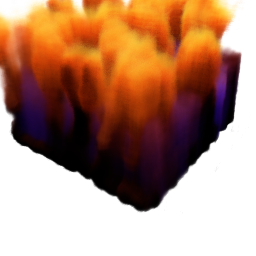
#> input picture patches/carpet.png, 256 x 256 px
$ python texture_clean.py ../patches/carpet.png
#> lines starting #> are read from the running program, lines starting #| are printed output that depends on the picture
from PIL import Image
import numpy as np
import argparse


def process_texture(file_name: str, resize: bool = True, tile_factor: int = 4):
#> called with file_name = '../patches/carpet.png', resize = True, tile_factor = 4
    img = Image.open(file_name).convert("L")
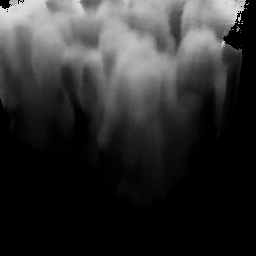
#> img: PIL image 256x256 L; min 0, max 224, mean 47.6
    arr = np.array(img)

    if resize:
        tiled = np.tile(arr, (tile_factor, tile_factor))
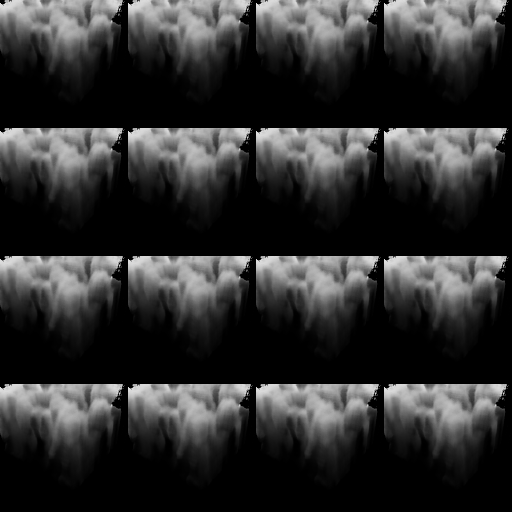
#> tiled: shape (1024, 1024) (shown at 1/2 size); min 0, max 224, mean 47.6
        img_out = Image.fromarray(tiled).resize((2048, 2048), Image.NEAREST)

    else:
        img_out = Image.fromarray(arr)

    arr_out = np.array(img_out).astype(np.float32) / 255.0
    final_img = Image.fromarray((arr_out * 255).astype(np.uint8))
    final_img.save(file_name)
    print(f"Saved: {file_name}")

if __name__ == "__main__":
    parser = argparse.ArgumentParser()
    parser.add_argument("file", help = "Input image file")
    parser.add_argument("--resize", action = "store_true", help = "Resizes image by copying it for detail.")
    parser.add_argument("--no-resize", action = "store_true", help = "No resizing done, keeps original")
    args = parser.parse_args()

    resize_flag = True
    if args.no_resize:
        resize_flag = False
    elif args.resize:
        resize_flag = True

    process_texture(args.file, resize = resize_flag)

$ run again, on patches/feathers.png
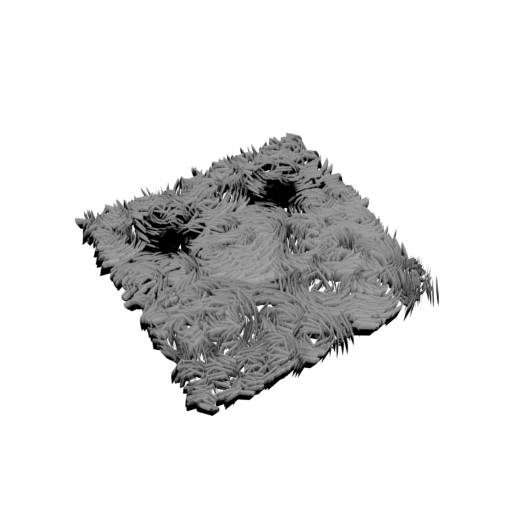
#> input picture patches/feathers.png, 512 x 512 px
#> in process_texture, `img = Image.open(file_name).convert("L")`:
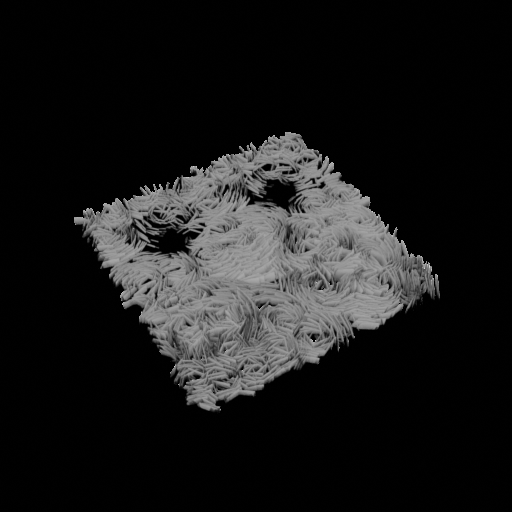
#> img: PIL image 512x512 L; min 0, max 217, mean 25.7
#> in process_texture, `tiled = np.tile(arr, (tile_factor, tile_factor))`:
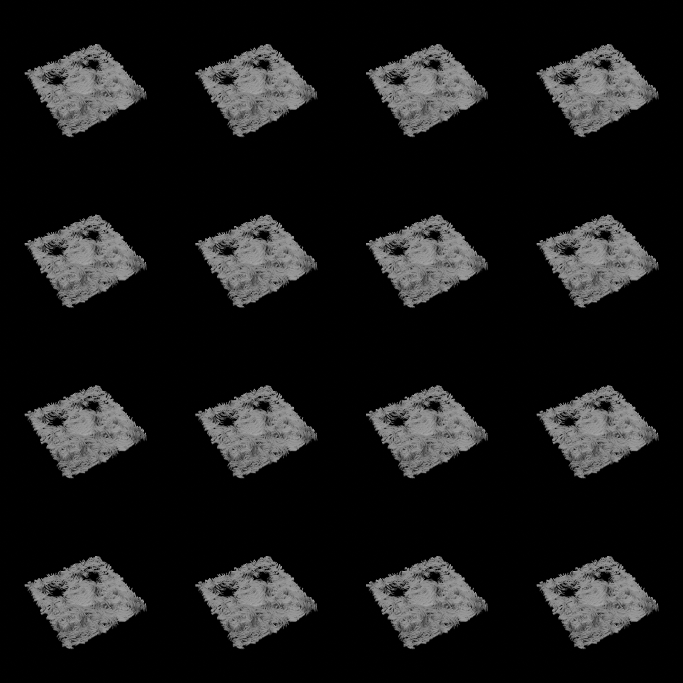
#> tiled: shape (2048, 2048) (shown at 1/3 size); min 0, max 217, mean 25.7

$ run again, on patches/fur.png
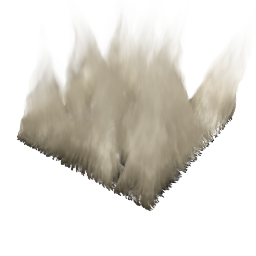
#> input picture patches/fur.png, 256 x 256 px
#> in process_texture, `img = Image.open(file_name).convert("L")`:
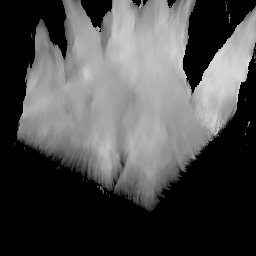
#> img: PIL image 256x256 L; min 0, max 229, mean 76.4
#> in process_texture, `tiled = np.tile(arr, (tile_factor, tile_factor))`:
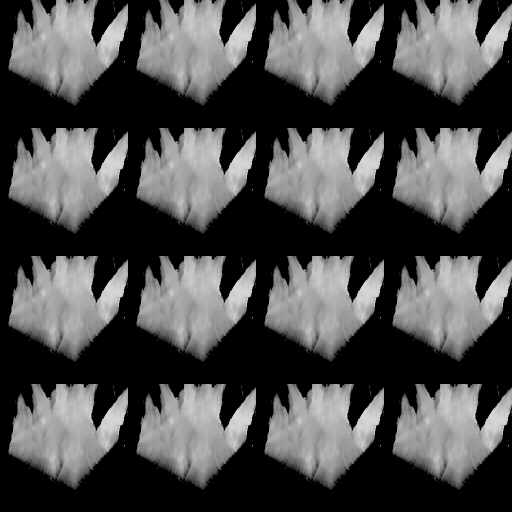
#> tiled: shape (1024, 1024) (shown at 1/2 size); min 0, max 229, mean 76.4

$ run again, on patches/grass.png
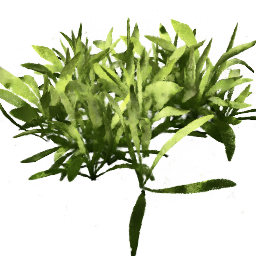
#> input picture patches/grass.png, 256 x 256 px
#> in process_texture, `img = Image.open(file_name).convert("L")`:
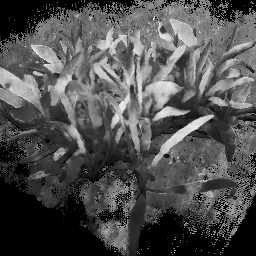
#> img: PIL image 256x256 L; min 0, max 240, mean 79.8
#> in process_texture, `img_out = Image.fromarray(tiled).resize((2048, 2048), Image.NEAREST)`:
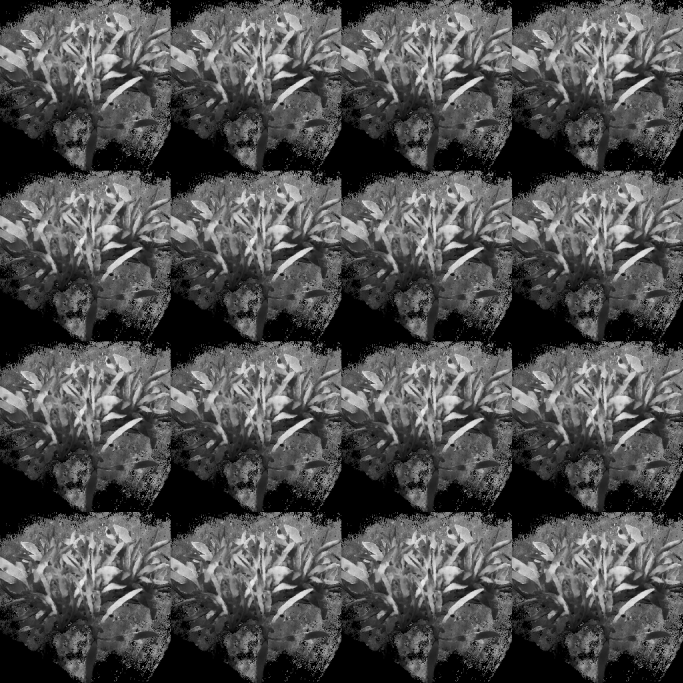
#> img_out: PIL image 2048x2048 L (shown at 1/3 size); min 0, max 240, mean 79.8
